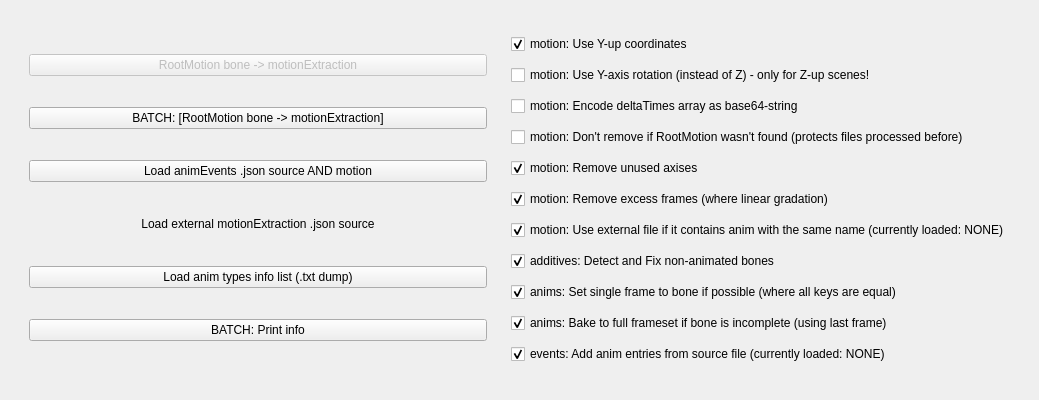
      <widget class="QWidget" name="page_2">
       <property name="geometry">
        <rect>
         <x>0</x>
         <y>0</y>
         <width>1039</width>
         <height>400</height>
        </rect>
       </property>
       <attribute name="label">
        <string>[ANIM]: MAYA (RootMotion) -&gt; Wkit (motionExtraction)</string>
       </attribute>
       <layout class="QVBoxLayout" name="verticalLayout_7">
        <item>
         <widget class="QWidget" name="widget_2" native="true">
          <layout class="QHBoxLayout" name="horizontalLayout_4">
           <item>
            <widget class="QWidget" name="widget_4" native="true">
             <layout class="QVBoxLayout" name="verticalLayout_4">
              <item>
               <widget class="QPushButton" name="buttonExtractMotionFromBone">
                <property name="enabled">
                 <bool>false</bool>
                </property>
                <property name="font">
                 <font>
                  <pointsize>9</pointsize>
                 </font>
                </property>
                <property name="text">
                 <string>RootMotion bone -&gt; motionExtraction</string>
                </property>
               </widget>
              </item>
              <item>
               <widget class="QPushButton" name="buttonExtractMotionFromBoneBatch">
                <property name="text">
                 <string>BATCH: [RootMotion bone -&gt; motionExtraction]</string>
                </property>
               </widget>
              </item>
              <item>
               <widget class="QPushButton" name="buttonLoadEventsSource">
                <property name="text">
                 <string>Load animEvents .json source AND motion</string>
                </property>
               </widget>
              </item>
              <item>
               <widget class="QPushButton" name="buttonLoadMotionSource">
                <property name="enabled">
                 <bool>true</bool>
                </property>
                <property name="text">
                 <string>Load external motionExtraction .json source</string>
                </property>
                <property name="default">
                 <bool>false</bool>
                </property>
                <property name="flat">
                 <bool>true</bool>
                </property>
               </widget>
              </item>
              <item>
               <widget class="QPushButton" name="buttonLoadTxtDump">
                <property name="text">
                 <string>Load anim types info list (.txt dump)</string>
                </property>
               </widget>
              </item>
              <item>
               <widget class="QPushButton" name="buttonPrintInfo">
                <property name="text">
                 <string>BATCH: Print info</string>
                </property>
               </widget>
              </item>
             </layout>
            </widget>
           </item>
           <item>
            <widget class="QWidget" name="widget_7" native="true">
             <layout class="QVBoxLayout" name="verticalLayout_2">
              <item>
               <widget class="QCheckBox" name="checkSwapYZpos_2">
                <property name="text">
                 <string>motion: Use Y-up coordinates</string>
                </property>
                <property name="checked">
                 <bool>true</bool>
                </property>
               </widget>
              </item>
              <item>
               <widget class="QCheckBox" name="checkUseYRot2">
                <property name="text">
                 <string>motion: Use Y-axis rotation (instead of Z) - only for Z-up scenes!</string>
                </property>
                <property name="checked">
                 <bool>false</bool>
                </property>
               </widget>
              </item>
              <item>
               <widget class="QCheckBox" name="checkBase64">
                <property name="text">
                 <string>motion: Encode deltaTimes array as base64-string</string>
                </property>
                <property name="checked">
                 <bool>false</bool>
                </property>
               </widget>
              </item>
              <item>
               <widget class="QCheckBox" name="checkIgnoreEmptyRootMotion">
                <property name="text">
                 <string>motion: Don't remove if RootMotion wasn't found (protects files processed before)</string>
                </property>
                <property name="checked">
                 <bool>false</bool>
                </property>
               </widget>
              </item>
              <item>
               <widget class="QCheckBox" name="checkRemoveAxises">
                <property name="text">
                 <string>motion: Remove unused axises</string>
                </property>
                <property name="checked">
                 <bool>true</bool>
                </property>
               </widget>
              </item>
              <item>
               <widget class="QCheckBox" name="checkRemoveLinear">
                <property name="text">
                 <string>motion: Remove excess frames (where linear gradation)</string>
                </property>
                <property name="checkable">
                 <bool>true</bool>
                </property>
                <property name="checked">
                 <bool>true</bool>
                </property>
               </widget>
              </item>
              <item>
               <widget class="QCheckBox" name="checkUseExternalMotion">
                <property name="text">
                 <string>motion: Use external file if it contains anim with the same name (currently loaded: NONE)</string>
                </property>
                <property name="checked">
                 <bool>true</bool>
                </property>
               </widget>
              </item>
              <item>
               <widget class="QCheckBox" name="checkFixAdditives">
                <property name="text">
                 <string>additives: Detect and Fix non-animated bones</string>
                </property>
                <property name="checked">
                 <bool>true</bool>
                </property>
               </widget>
              </item>
              <item>
               <widget class="QCheckBox" name="checkOptimizeEqual">
                <property name="text">
                 <string>anims: Set single frame to bone if possible (where all keys are equal)</string>
                </property>
                <property name="checked">
                 <bool>true</bool>
                </property>
               </widget>
              </item>
              <item>
               <widget class="QCheckBox" name="checkAutoBakeIncomplete">
                <property name="text">
                 <string>anims: Bake to full frameset if bone is incomplete (using last frame)</string>
                </property>
                <property name="checked">
                 <bool>true</bool>
                </property>
               </widget>
              </item>
              <item>
               <widget class="QCheckBox" name="checkLoadAnimEvents">
                <property name="text">
                 <string>events: Add anim entries from source file (currently loaded: NONE)</string>
                </property>
                <property name="checked">
                 <bool>true</bool>
                </property>
               </widget>
              </item>
             </layout>
            </widget>
           </item>
          </layout>
         </widget>
        </item>
       </layout>
      </widget>
